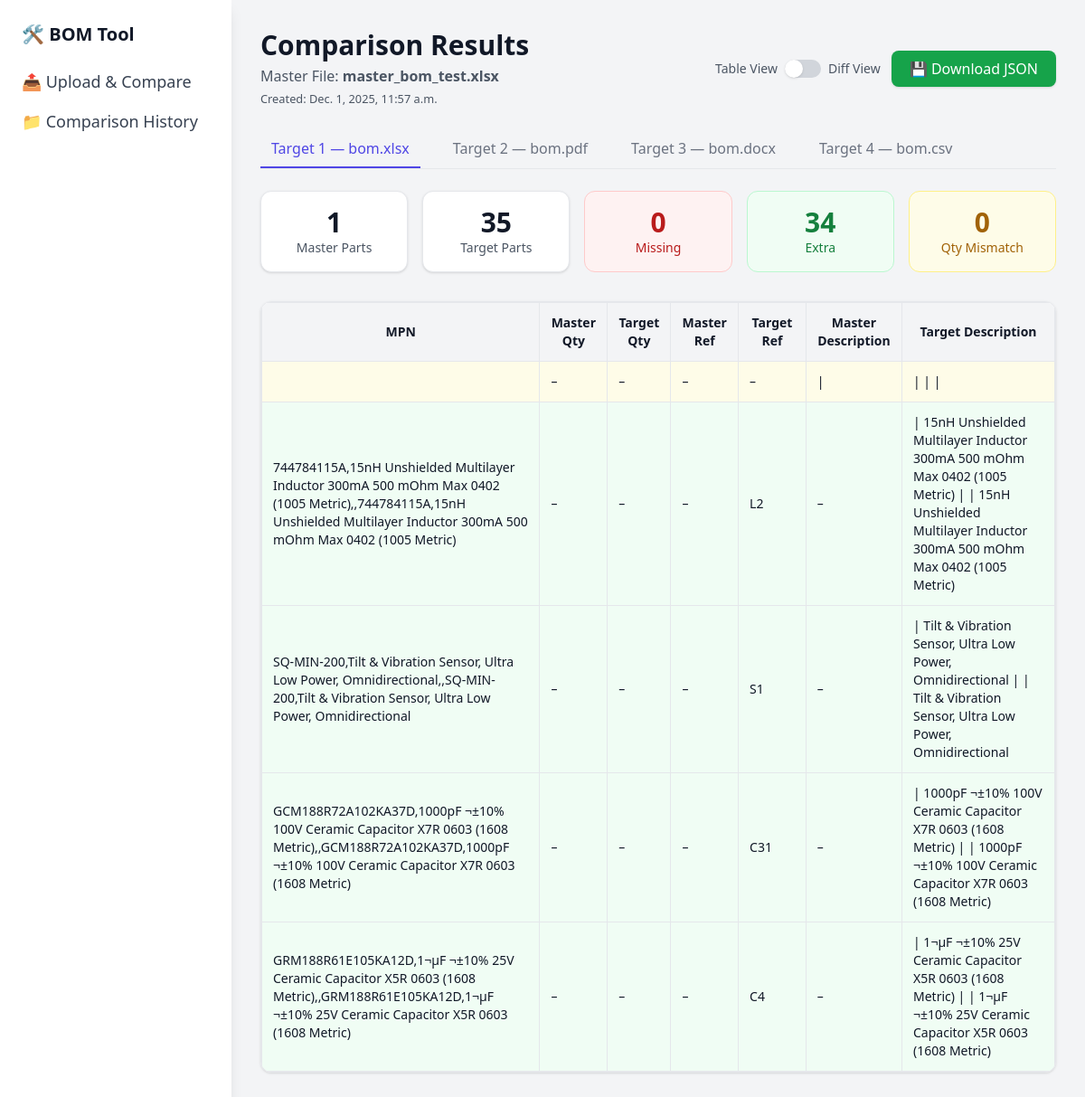
Screenshot of /result/2/ with the database file from the repository.
### comparison/models.py (models this page shows, shortened)
class ComparisonResult(models.Model):
    created_at = models.DateTimeField(auto_now_add=True)
    master_file = models.ForeignKey(
        UploadedFile,
        on_delete=models.CASCADE,
        related_name="comparison_master_runs",
    )
    target_files = models.ManyToManyField(
        UploadedFile,
        related_name="comparison_target_runs",
    )
    result_json = models.JSONField()

class UploadedFile(models.Model):
    FILE_TYPE_CHOICES = [
        ("xlsx", "Excel (.xlsx)"),
        ("csv", "CSV (.csv)"),
        ("pdf", "PDF (.pdf)"),
        ("txt", "Text (.txt)"),
        ("docx", "Word (.docx)"),
    ]
    file = models.FileField(upload_to="uploads/")
    original_name = models.CharField(max_length=255, blank=True)
    file_type = models.CharField(max_length=10, choices=FILE_TYPE_CHOICES)
    is_master = models.BooleanField(default=False)
    uploaded_at = models.DateTimeField(auto_now_add=True)

### comparison/views.py (the view)
# urls.py: path("result/<int:pk>/", views.comparison_result_view, name="result"),
def comparison_result_view(request, pk: int):
    comparison_result = get_object_or_404(ComparisonResult, pk=pk)
    data = comparison_result.result_json or {}
    target_id_to_obj = {t.id: t for t in comparison_result.target_files.all()}
    for target in data.get("targets", []):
        file_id = target.get("target_file_id")
        target["file_obj"] = target_id_to_obj.get(file_id)
    context = {
        "comparison_result": comparison_result,
        "data": data,
    }
    return render(request, "comparison/result.html", context)

### comparison/templates/comparison/result.html (shortened to what this page needs)
{% extends "comparison/base.html" %}
{% block content %}
<div class="max-w-7xl mx-auto">
    <div class="flex justify-between items-center mb-6">
        <div>
            <h2 class="text-3xl font-bold mb-1">Comparison Results</h2>
            <p class="text-gray-600">
                Master File:
                <strong>{{ comparison_result.master_file.original_name }}</strong><br>
                <small>Created: {{ comparison_result.created_at }}</small>
            </p>
        </div>
        <div class="flex items-center space-x-3">
            <label class="flex items-center space-x-2 cursor-pointer">
                <span class="text-gray-600 text-sm">Table View</span>
                <div id="toggleSwitch" class="w-10 h-5 bg-gray-300 rounded-full relative transition">
                    <div id="toggleKnob" class="absolute left-0 top-0 w-5 h-5 bg-white rounded-full shadow transition"></div>
                </div>
                <span class="text-gray-600 text-sm">Diff View</span>
            </label>
            <a href="{% url 'comparison:download_result' comparison_result.pk %}"
               class="px-5 py-2 bg-green-600 hover:bg-green-700 text-white rounded-lg shadow">
                💾 Download JSON
            </a>
        </div>
    </div>
    <div class="border-b mb-6 flex space-x-6">
        {% for target in data.targets %}
        <button
            onclick="openTab('tab-{{ forloop.counter }}')"
            data-target="tab-{{ forloop.counter }}"
            class="tab-btn py-2 px-3 border-b-2
                {% if forloop.first %} border-indigo-600 text-indigo-600
                {% else %} border-transparent text-gray-500 {% endif %}">
            Target {{ forloop.counter }} — {{ target.file_obj.original_name }}
        </button>
        {% endfor %}
    </div>
    {% for target in data.targets %}
    <div id="tab-{{ forloop.counter }}" class="result-tab {% if not forloop.first %}hidden{% endif %}">
        <div class="grid grid-cols-5 gap-4 mb-8">
            <div class="p-4 bg-white rounded-xl shadow text-center border">
                <p class="text-3xl font-bold">{{ target.comparison.summary.total_master_parts }}</p>
                <p class="text-gray-600 text-sm">Master Parts</p>
            </div>
            <div class="p-4 bg-white rounded-xl shadow text-center border">
                <p class="text-3xl font-bold">{{ target.comparison.summary.total_target_parts }}</p>
                <p class="text-gray-600 text-sm">Target Parts</p>
            </div>
            <div class="p-4 bg-red-50 border border-red-200 rounded-xl text-center">
                <p class="text-3xl font-bold text-red-700">{{ target.comparison.summary.missing_parts_count }}</p>
                <p class="text-red-700 text-sm">Missing</p>
            </div>
            <div class="p-4 bg-green-50 border border-green-200 rounded-xl text-center">
                <p class="text-3xl font-bold text-green-700">{{ target.comparison.summary.extra_parts_count }}</p>
                <p class="text-green-700 text-sm">Extra</p>
            </div>
            <div class="p-4 bg-yellow-50 border border-yellow-200 rounded-xl text-center">
                <p class="text-3xl font-bold text-yellow-700">{{ target.comparison.summary.quantity_mismatch_count }}</p>
                <p class="text-yellow-700 text-sm">Qty Mismatch</p>
            </div>
        </div>
        <div id="oldUI-{{ forloop.counter }}" class="oldUI-block">
            <div class="overflow-auto max-h-[70vh] bg-white rounded-xl shadow border mb-10">
                <table class="min-w-full text-sm">
                    <thead class="bg-gray-100 sticky top-0">
                        <tr>
                            <th class="p-3 border">MPN</th>
                            <th class="p-3 border">Master Qty</th>
                            <th class="p-3 border">Target Qty</th>
                            <th class="p-3 border">Master Ref</th>
                            <th class="p-3 border">Target Ref</th>
                            <th class="p-3 border">Master Description</th>
                            <th class="p-3 border">Target Description</th>
                        </tr>
                    </thead>
                    <tbody>
                        {% for row in target.comparison.details %}
                        <tr
                            class="
                                {% if row.flags.status == 'missing' %} bg-red-50
                                {% elif row.flags.status == 'extra' %} bg-green-50
                                {% elif row.flags.status == 'mismatch' %} bg-yellow-50
                                {% endif %}
                            ">
                            <td class="p-3 border">{{ row.mpn }}</td>
                            <td class="p-3 border">{{ row.master.Quantity|default:"–" }}</td>
                            <td class="p-3 border">{{ row.target.Quantity|default:"–" }}</td>
                            <td class="p-3 border">{{ row.master.Ref_Des|default:"–" }}</td>
                            <td class="p-3 border">{{ row.target.Ref_Des|default:"–" }}</td>
                            <td class="p-3 border">{{ row.master.Description|default:"–" }}</td>
                            <td class="p-3 border">{{ row.target.Description|default:"–" }}</td>
                        </tr>
                        {% endfor %}
                    </tbody>
                </table>
            </div>
        </div>
    </div>
    {% endfor %}
</div>
{% endblock %}

### comparison/templates/comparison/base.html (style rules this page uses)
th { font-weight: 600; }

### rows the page displays
ComparisonResult: master_file.original_name "master_bom_test.xlsx", created_at "Dec. 1, 2025, 11:57 a.m."
UploadedFile: file_obj.original_name "bom.xlsx", comparison.summary.total_master_parts "1", comparison.summary.total_target_parts "35", comparison.summary.missing_parts_count "0", comparison.summary.extra_parts_count "34", comparison.summary.quantity_mismatch_count "0", master.Quantity "–" "–" "–" "–" "–", target.Quantity "–" "–" "–" "–" "–", master.Ref_Des "–" "–" "–" "–" "–", target.Ref_Des "–" "L2" "S1" "C31" "C4", master.Description "|" "–" "–" "–" "–", target.Description "| | |" "| 15nH Unshielded Multilayer Inductor 300mA 500 mOhm Max 0402 (1005 Metric) | | 15nH Unshielded Multilayer Inductor 300mA 500 mOhm Max 0402 (1005 Metric)" "| Tilt & Vibration Sensor, Ultra Low Power, Omnidirectional | | Tilt & Vibration Sensor, Ultra Low Power, Omnidirectional" "| 1000pF ¬±10% 100V Ceramic Capacitor X7R 0603 (1608 Metric) | | 1000pF ¬±10% 100V Ceramic Capacitor X7R 0603 (1608 Metric)" "| 1¬µF ¬±10% 25V Ceramic Capacitor X5R 0603 (1608 Metric) | | 1¬µF ¬±10% 25V Ceramic Capacitor X5R 0603 (1608 Metric)", mpn "744784115A,15nH Unshielded Multilayer Inductor 300mA 500 mOhm Max 0402 (1005 Metric),,744784115A,15nH Unshielded Multilayer Inductor 300mA 500 mOhm Max 0402 (1005 Metric)" "SQ-MIN-200,Tilt & Vibration Sensor, Ultra Low Power, Omnidirectional,,SQ-MIN-200,Tilt & Vibration Sensor, Ultra Low Power, Omnidirectional" "GCM188R72A102KA37D,1000pF ¬±10% 100V Ceramic Capacitor X7R 0603 (1608 Metric),,GCM188R72A102KA37D,1000pF ¬±10% 100V Ceramic Capacitor X7R 0603 (1608 Metric)" "GRM188R61E105KA12D,1¬µF ¬±10% 25V Ceramic Capacitor X5R 0603 (1608 Metric),,GRM188R61E105KA12D,1¬µF ¬±10% 25V Ceramic Capacitor X5R 0603 (1608 Metric)"
UploadedFile: file_obj.original_name "bom.pdf"
UploadedFile: file_obj.original_name "bom.docx"
UploadedFile: file_obj.original_name "bom.csv"
